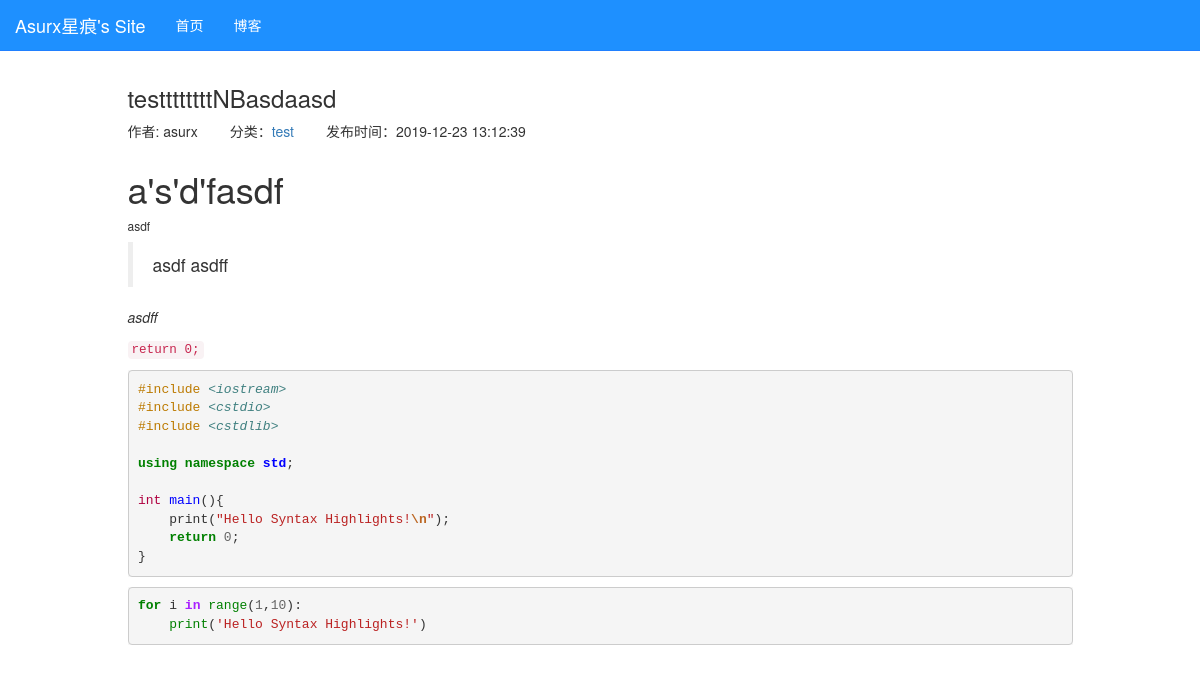
Screenshot of /blog/id/14 with the database file from the repository.
### blog/models.py (models this page shows, shortened)
class Blog(models.Model):
    title = models.CharField(max_length=50)
    blog_type = models.ForeignKey(BlogType, on_delete=models.DO_NOTHING)
    content = MDTextField()
    author = models.ForeignKey(User, on_delete=models.DO_NOTHING)
    created_time = models.DateTimeField(auto_now_add=True)
    last_updated_time = models.DateTimeField(auto_now=True)
    class Meta:
        ordering = ['-created_time']

class BlogType(models.Model):
    type_name = models.CharField(max_length=15)
    def __str__(self):
        return self.type_name

### blog/views.py (the view)
# urls.py: path('id/<int:blog_pk>', blog_detail, name="blog_detail"),
def blog_detail(request, blog_pk):
    context = {}
    context['blog'] = get_object_or_404(Blog, pk=blog_pk)
    context['blog'].content = markdown(context['blog'].content, extensions=[
        'markdown.extensions.extra',
        'markdown.extensions.codehilite',
        'markdown.extensions.toc',
    ])
    return render(request, 'blog/blog_detail.html', context)

### blog/templates/blog/blog_detail.html (shortened to what this page needs)
{% extends 'base.html' %}
{% load static %}
{% block header_extends %}
    <link rel="stylesheet" href="{% static 'blog/blog.css' %}">
{% endblock %}
{% block content %}
<div class="container">
    <div class="row">
        <div class="col-xs-10 col-xs-offset-1">
            <h3>{{ blog.title }}</h3>
            <ul class="blog-info">
                <li>作者: {{ blog.author }}</li>
                <li>
                    分类：<a href="{% url 'blog_list_with_type' blog.blog_type.pk %}">{{ blog.blog_type }}</a>
                </li>
                <li>发布时间：{{ blog.created_time|date:"Y-m-d H:n:s" }}</li>
            </ul>
            <div class="blog-content">{{ blog.content|safe }}</div>
        </div>
    </div>
</div>
{% endblock %}

### static/base.css (style rules this page uses)
* { margin: 0; padding: 0; }
body { margin-top: 65px!important; }

### static/code.css (style rules this page uses)
.codehilite { background: #f8f8f8; }
.codehilite .k { color: #008000; font-weight: bold }
.codehilite .cp { color: #BC7A00 }
.codehilite .cpf { color: #408080; font-style: italic }
.codehilite .kt { color: #B00040 }
.codehilite .s { color: #BA2121 }
.codehilite .nb { color: #008000 }
.codehilite .nf { color: #0000FF }
.codehilite .nn { color: #0000FF; font-weight: bold }
.codehilite .ow { color: #AA22FF; font-weight: bold }
.codehilite .w { color: #bbbbbb }
.codehilite .mi { color: #666666 }
.codehilite .se { color: #BB6622; font-weight: bold }
.codehilite .s1 { color: #BA2121 }

### blog/static/blog/blog.css (style rules this page uses)
ul.blog-info { list-style-type: none; margin-bottom: 2em; }
ul.blog-info li { display: inline-block; margin-right: 2em; }
div.blog-content { #text-indent: 2em; }

### rows the page displays
Blog: title "testtttttttNBasdaasd", author "asurx", blog_type "test", created_time "2019-12-23 13:12:39", content "a's'd'fasdf asdf asdf asdff asdff return 0; #include <iostream> #include <cstdio> #include <cstdlib> using namespace std ; int main (){ print ( \"Hello Syntax Highlights! \\n \" ); return 0 ; } for i in range ( 1 , 10 ): print ( 'Hello Syntax Highlights!' )"
